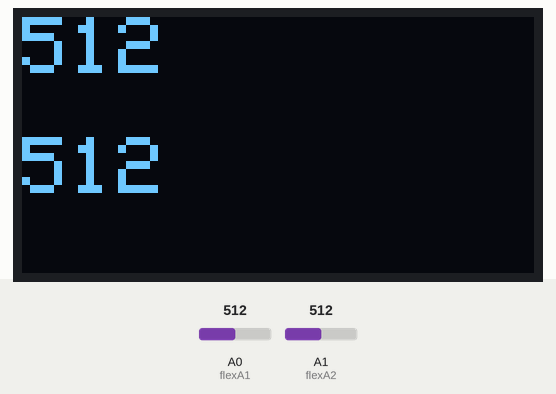
Simulated run of this sketch. Board: Arduino Uno, built with avr-gcc and run on an emulated ATmega328P. Shown: 128×64 one-colour display. Inputs (shaded band) come from the test bench; at power-on: A0 (flexA1) = 512, A1 (flexA2) = 512. No radio packets arrive unless stated; what the sketch prints to the serial monitor is not drawn.

Above: at 7.3 s.
7.4 s: A0 (flexA1) set to 984
At 8.0 s:
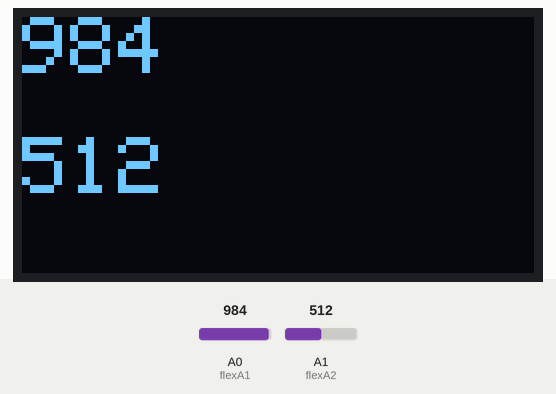
8.9 s: A0 (flexA1) set to 1010
At 9.7 s:
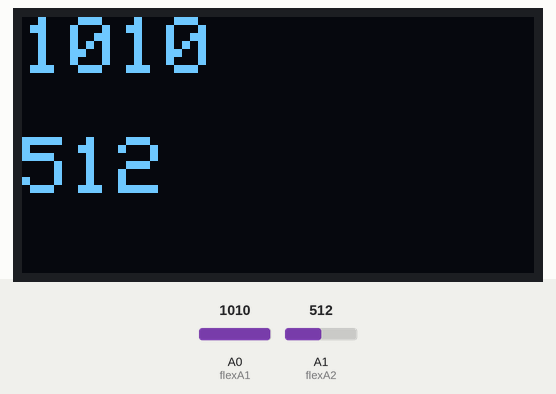
10.4 s: A1 (flexA2) set to 106
At 11.1 s:
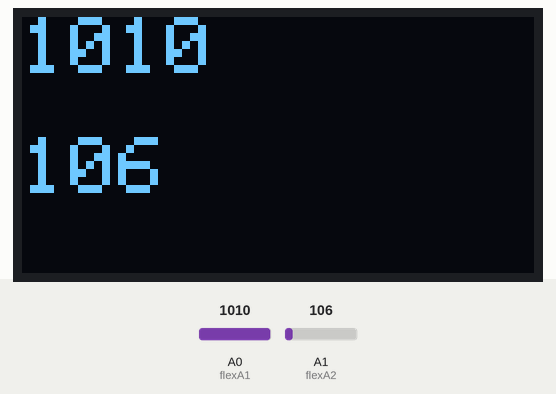
11.9 s: A1 (flexA2) set to 93
At 12.5 s:
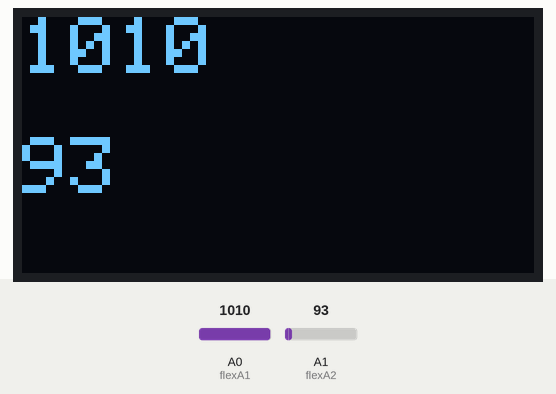
13.4 s: A1 (flexA2) set to 11
At 14.3 s:
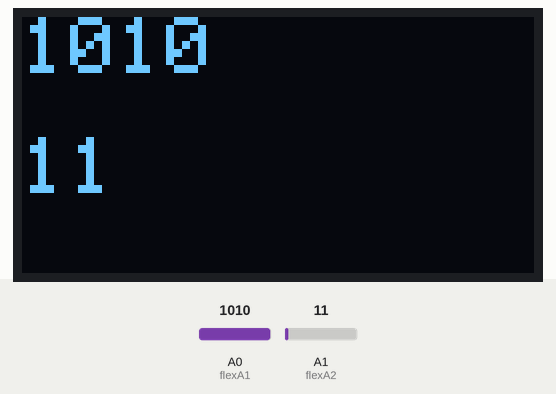
14.9 s: A1 (flexA2) set to 8
At 16.0 s:
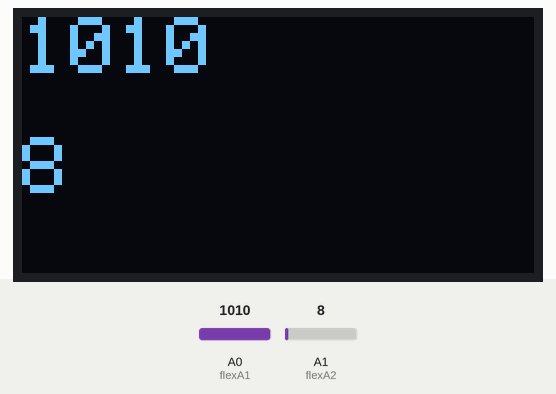
Timing chart, 0 to 17.4 s (numbered marks = the images above; inputs shaded):
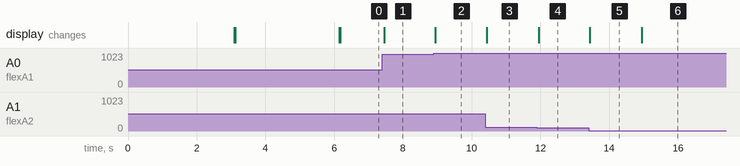

The sketch:

anorak_V.4.2.ino
```cpp
//anorak edit by Varis Vipavanich date 5/28/2022#include <SPI.h>
#include <Wire.h>
#include <Adafruit_GFX.h>
#include <Adafruit_SSD1306.h>
#include <SPI.h>
#include <nRF24L01.h>
#include <RF24.h>
RF24 radio(7, 8); // CE, CSN
const byte address[6] = "00001";     //Byte of array representing the address. This is the address where we will send the data. This should be same on the receiving side.

#define SCREEN_WIDTH 128 // pixel ความกว้าง
#define SCREEN_HEIGHT 64 // pixel ความสูง

// กำหนดขาต่อ I2C กับจอ OLED
#define OLED_RESET     -1 //ขา reset เป็น -1 ถ้าใช้ร่วมกับขา Arduino reset
Adafruit_SSD1306 OLED(SCREEN_WIDTH, SCREEN_HEIGHT, &Wire, OLED_RESET);
float flexA1 = A0;
float flexA2 = A1;
// 'a-simple-spine-logo-or-icon-design-vector1', 128x64px
const unsigned char epd_bitmap_a_simple_spine_logo_or_icon_design_vector1 [] PROGMEM = {
  0x00, 0x00, 0x00, 0x00, 0x00, 0x00, 0x00, 0x00, 0x00, 0x00, 0x00, 0x00, 0x00, 0x00, 0x00, 0x00,
  0x00, 0x00, 0x00, 0x00, 0x00, 0x00, 0x00, 0x00, 0x00, 0x00, 0x00, 0x00, 0x00, 0x00, 0x00, 0x00,
  0x00, 0x00, 0x00, 0x00, 0x00, 0x00, 0x00, 0x00, 0x00, 0x00, 0x00, 0x00, 0x00, 0x00, 0x00, 0x00,
  0x00, 0x00, 0x00, 0x00, 0x00, 0x00, 0x00, 0x00, 0x00, 0x00, 0x00, 0x00, 0x00, 0x00, 0x00, 0x00,
  0x00, 0x00, 0x00, 0x00, 0x00, 0x00, 0x00, 0x00, 0x00, 0x00, 0x00, 0x00, 0x00, 0x00, 0x00, 0x00,
  0x00, 0x00, 0x00, 0x00, 0x00, 0x00, 0x00, 0x00, 0x00, 0x00, 0x00, 0x00, 0x00, 0x00, 0x00, 0x00,
  0x00, 0x00, 0x00, 0x00, 0x00, 0x00, 0x00, 0x00, 0x00, 0x00, 0x00, 0x00, 0x00, 0x00, 0x00, 0x00,
  0x00, 0x00, 0x00, 0x00, 0x00, 0x00, 0x00, 0x00, 0x38, 0x00, 0x00, 0x00, 0x00, 0x00, 0x00, 0x00,
  0x00, 0x00, 0x00, 0x00, 0x00, 0x00, 0x00, 0x00, 0x00, 0x00, 0x00, 0x00, 0x00, 0x00, 0x00, 0x00,
  0x00, 0x00, 0x00, 0x00, 0x00, 0x00, 0x00, 0x00, 0x00, 0x00, 0x00, 0x00, 0x00, 0x00, 0x00, 0x00,
  0x00, 0x00, 0x00, 0x00, 0x00, 0x00, 0x00, 0x01, 0xe0, 0x00, 0x00, 0x00, 0x00, 0x00, 0x00, 0x00,
  0x00, 0x00, 0x00, 0x00, 0x00, 0x00, 0x00, 0x00, 0x00, 0x00, 0x00, 0x00, 0x00, 0x00, 0x00, 0x00,
  0x00, 0x00, 0x00, 0x00, 0x00, 0x00, 0x00, 0x00, 0x00, 0x00, 0x00, 0x00, 0x00, 0x00, 0x00, 0x00,
  0x00, 0x00, 0x00, 0x00, 0x00, 0x00, 0x00, 0x07, 0x80, 0x00, 0x00, 0x00, 0x00, 0x00, 0x00, 0x00,
  0x00, 0x00, 0x00, 0x00, 0x00, 0x00, 0x00, 0x07, 0x80, 0x00, 0x00, 0x00, 0x00, 0x00, 0x00, 0x00,
  0x00, 0x00, 0x00, 0x00, 0x00, 0x00, 0x00, 0x00, 0x00, 0x00, 0x00, 0x00, 0x00, 0x00, 0x00, 0x00,
  0x00, 0x00, 0x00, 0x00, 0x00, 0x00, 0x00, 0x00, 0x00, 0x00, 0x00, 0x00, 0x00, 0x00, 0x00, 0x00,
  0x00, 0x00, 0x00, 0x00, 0x00, 0x00, 0x00, 0x0f, 0x00, 0x00, 0x00, 0x00, 0x00, 0x00, 0x00, 0x00,
  0x00, 0x00, 0x00, 0x00, 0x00, 0x00, 0x00, 0x0f, 0x80, 0x00, 0x00, 0x00, 0x00, 0x00, 0x00, 0x00,
  0x00, 0x00, 0x00, 0x00, 0x00, 0x00, 0x00, 0x00, 0x00, 0x00, 0x00, 0x00, 0x00, 0x00, 0x00, 0x00,
  0x00, 0x00, 0x00, 0x00, 0x00, 0x00, 0x00, 0x00, 0x00, 0x00, 0x00, 0x00, 0x00, 0x00, 0x00, 0x00,
  0x00, 0x00, 0x00, 0x00, 0x00, 0x00, 0x00, 0x1f, 0x00, 0x00, 0x00, 0x00, 0x00, 0x00, 0x00, 0x00,
  0x00, 0x00, 0x00, 0x00, 0x00, 0x00, 0x00, 0x1f, 0x80, 0x00, 0x00, 0x00, 0x00, 0x00, 0x00, 0x00,
  0x00, 0x00, 0x00, 0x00, 0x00, 0x00, 0x00, 0x0f, 0x00, 0x00, 0x00, 0x00, 0x00, 0x00, 0x00, 0x00,
  0x00, 0x00, 0x00, 0x00, 0x00, 0x00, 0x00, 0x00, 0x00, 0x00, 0x00, 0x00, 0x00, 0x00, 0x00, 0x00,
  0x00, 0x00, 0x00, 0x00, 0x00, 0x00, 0x00, 0x0f, 0x80, 0x00, 0x00, 0x00, 0x00, 0x00, 0x00, 0x00,
  0x00, 0x00, 0x00, 0x00, 0x00, 0x00, 0x00, 0x1f, 0xc0, 0x00, 0x00, 0x00, 0x00, 0x00, 0x00, 0x00,
  0x00, 0x00, 0x00, 0x00, 0x00, 0x00, 0x00, 0x1f, 0xc0, 0x00, 0x00, 0x00, 0x00, 0x00, 0x00, 0x00,
  0x00, 0x00, 0x00, 0x00, 0x00, 0x00, 0x00, 0x0f, 0x80, 0x00, 0x00, 0x00, 0x00, 0x00, 0x00, 0x00,
  0x00, 0x00, 0x00, 0x00, 0x00, 0x00, 0x00, 0x00, 0x00, 0x00, 0x00, 0x00, 0x00, 0x00, 0x00, 0x00,
  0x00, 0x00, 0x00, 0x00, 0x00, 0x00, 0x00, 0x03, 0xf0, 0x00, 0x00, 0x00, 0x00, 0x00, 0x00, 0x00,
  0x00, 0x00, 0x00, 0x00, 0x00, 0x00, 0x00, 0x07, 0xf0, 0x00, 0x00, 0x00, 0x00, 0x00, 0x00, 0x00,
  0x00, 0x00, 0x00, 0x00, 0x00, 0x00, 0x00, 0x07, 0xf0, 0x00, 0x00, 0x00, 0x00, 0x00, 0x00, 0x00,
  0x00, 0x00, 0x00, 0x00, 0x00, 0x00, 0x00, 0x00, 0x00, 0x00, 0x00, 0x00, 0x00, 0x00, 0x00, 0x00,
  0x00, 0x00, 0x00, 0x00, 0x00, 0x00, 0x00, 0x00, 0x00, 0x00, 0x00, 0x00, 0x00, 0x00, 0x00, 0x00,
  0x00, 0x00, 0x00, 0x00, 0x00, 0x00, 0x00, 0x00, 0xfc, 0x00, 0x00, 0x00, 0x00, 0x00, 0x00, 0x00,
  0x00, 0x00, 0x00, 0x00, 0x00, 0x00, 0x00, 0x00, 0xfc, 0x00, 0x00, 0x00, 0x00, 0x00, 0x00, 0x00,
  0x00, 0x00, 0x00, 0x00, 0x00, 0x00, 0x00, 0x00, 0xfc, 0x00, 0x00, 0x00, 0x00, 0x00, 0x00, 0x00,
  0x00, 0x00, 0x00, 0x00, 0x00, 0x00, 0x00, 0x00, 0x00, 0x00, 0x00, 0x00, 0x00, 0x00, 0x00, 0x00,
  0x00, 0x00, 0x00, 0x00, 0x00, 0x00, 0x00, 0x00, 0x00, 0x00, 0x00, 0x00, 0x00, 0x00, 0x00, 0x00,
  0x00, 0x00, 0x00, 0x00, 0x00, 0x00, 0x00, 0x00, 0x7e, 0x00, 0x00, 0x00, 0x00, 0x00, 0x00, 0x00,
  0x00, 0x00, 0x00, 0x00, 0x00, 0x00, 0x00, 0x00, 0x7e, 0x00, 0x00, 0x00, 0x00, 0x00, 0x00, 0x00,
  0x00, 0x00, 0x00, 0x00, 0x00, 0x00, 0x00, 0x00, 0x7c, 0x00, 0x00, 0x00, 0x00, 0x00, 0x00, 0x00,
  0x00, 0x00, 0x00, 0x00, 0x00, 0x00, 0x00, 0x00, 0x00, 0x00, 0x00, 0x00, 0x00, 0x00, 0x00, 0x00,
  0x00, 0x00, 0x00, 0x00, 0x00, 0x00, 0x00, 0x00, 0x78, 0x00, 0x00, 0x00, 0x00, 0x00, 0x00, 0x00,
  0x00, 0x00, 0x00, 0x00, 0x00, 0x00, 0x00, 0x00, 0x7c, 0x00, 0x00, 0x00, 0x00, 0x00, 0x00, 0x00,
  0x00, 0x00, 0x00, 0x00, 0x00, 0x00, 0x00, 0x00, 0x78, 0x00, 0x00, 0x00, 0x00, 0x00, 0x00, 0x00,
  0x00, 0x00, 0x00, 0x00, 0x00, 0x00, 0x00, 0x00, 0x00, 0x00, 0x00, 0x00, 0x00, 0x00, 0x00, 0x00,
  0x00, 0x00, 0x00, 0x00, 0x00, 0x00, 0x00, 0x00, 0xf0, 0x00, 0x00, 0x00, 0x00, 0x00, 0x00, 0x00,
  0x00, 0x00, 0x00, 0x00, 0x00, 0x00, 0x00, 0x00, 0xf0, 0x00, 0x00, 0x00, 0x00, 0x00, 0x00, 0x00,
  0x00, 0x00, 0x00, 0x00, 0x00, 0x00, 0x00, 0x00, 0x00, 0x00, 0x00, 0x00, 0x00, 0x00, 0x00, 0x00,
  0x00, 0x00, 0x00, 0x00, 0x00, 0x00, 0x00, 0x00, 0x00, 0x00, 0x00, 0x00, 0x00, 0x00, 0x00, 0x00,
  0x00, 0x00, 0x00, 0x00, 0x00, 0x00, 0x00, 0x03, 0xc0, 0x00, 0x00, 0x00, 0x00, 0x00, 0x00, 0x00,
  0x00, 0x00, 0x00, 0x00, 0x00, 0x00, 0x00, 0x01, 0xc0, 0x00, 0x00, 0x00, 0x00, 0x00, 0x00, 0x00,
  0x00, 0x00, 0x00, 0x00, 0x00, 0x00, 0x00, 0x00, 0x00, 0x00, 0x00, 0x00, 0x00, 0x00, 0x00, 0x00,
  0x00, 0x00, 0x00, 0x00, 0x00, 0x00, 0x00, 0x0e, 0x00, 0x00, 0x00, 0x00, 0x00, 0x00, 0x00, 0x00,
  0x00, 0x00, 0x00, 0x00, 0x00, 0x00, 0x00, 0x06, 0x00, 0x00, 0x00, 0x00, 0x00, 0x00, 0x00, 0x00,
  0x00, 0x00, 0x00, 0x00, 0x00, 0x00, 0x00, 0x00, 0x00, 0x00, 0x00, 0x00, 0x00, 0x00, 0x00, 0x00,
  0x00, 0x00, 0x00, 0x00, 0x00, 0x00, 0x00, 0x00, 0x00, 0x00, 0x00, 0x00, 0x00, 0x00, 0x00, 0x00,
  0x00, 0x00, 0x00, 0x00, 0x00, 0x00, 0x00, 0x00, 0x00, 0x00, 0x00, 0x00, 0x00, 0x00, 0x00, 0x00,
  0x00, 0x00, 0x00, 0x00, 0x00, 0x00, 0x00, 0x00, 0x00, 0x00, 0x00, 0x00, 0x00, 0x00, 0x00, 0x00,
  0x00, 0x00, 0x00, 0x00, 0x00, 0x00, 0x00, 0x00, 0x00, 0x00, 0x00, 0x00, 0x00, 0x00, 0x00, 0x00,
  0x00, 0x00, 0x00, 0x00, 0x00, 0x00, 0x00, 0x00, 0x00, 0x00, 0x00, 0x00, 0x00, 0x00, 0x00, 0x00,
  0x00, 0x00, 0x00, 0x00, 0x00, 0x00, 0x00, 0x00, 0x00, 0x00, 0x00, 0x00, 0x00, 0x00, 0x00, 0x00
};

// Array of all bitmaps for convenience. (Total bytes used to store images in PROGMEM = 1040)
const int epd_bitmap_allArray_LEN = 1;
const unsigned char* epd_bitmap_allArray[1] = {
  epd_bitmap_a_simple_spine_logo_or_icon_design_vector1
};


void setup() {
  radio.begin();                  //Starting the Wireless communication
  radio.openWritingPipe(address); //Setting the address where we will send the data
  radio.setPALevel(RF24_PA_MIN);  //You can set it as minimum or maximum depending on the distance between the transmitter and receiver.
  radio.stopListening();          //This sets the module as transmitter

  Serial.begin(9600);
  if (!OLED.begin(SSD1306_SWITCHCAPVCC, 0x3C)) { // สั่งให้จอ OLED เริ่มทำงานที่ Address 0x3C
    Serial.println("SSD1306 allocation failed");
  } else {
    Serial.println("ArdinoAll OLED Start Work !!!");
  }
  pinMode(flexA1, INPUT);
  pinMode(flexA2, INPUT);
  // Display bitmap
  OLED.clearDisplay(); // ลบภาพในหน้าจอทั้งหมด
  OLED.drawBitmap(0, 0,  epd_bitmap_a_simple_spine_logo_or_icon_design_vector1, 128, 64, WHITE);
  OLED.display();
  delay(3000);
  OLED.clearDisplay(); // ลบภาพในหน้าจอทั้งหมด
  OLED.display(); // สั่งให้จอแสดงผล
  OLED.clearDisplay(); // ลบภาพในหน้าจอทั้งหมด
  OLED.setTextColor(WHITE, BLACK);  //กำหนดข้อความสีขาว ฉากหลังสีดำ
  OLED.setCursor(0, 0); // กำหนดตำแหน่ง x,y ที่จะแสดงผล
  OLED.setTextSize(2); // กำหนดขนาดตัวอักษร
  OLED.println("ANORAK"); // แสดงผลข้อความ ALL

  OLED.setTextSize(1);
  OLED.print("VER4.1");
  OLED.println(" All");


  OLED.display(); // สั่งให้จอแสดงผล
  delay(3000);
  OLED.clearDisplay(); // ลบภาพในหน้าจอทั้งหมด
  OLED.display(); // สั่งให้จอแสดงผล
  Serial.println("table of Flex Sensor");
  Serial.println("FlexA                    flexB");

}

void loop() {
  int flex1 = map(analogRead(flexA1), 700, 900, 0, 255);
  int flex2 = map(analogRead(flexA2), 700, 900, 0, 255);
  //  float flexA1D = flex1;
  //  float flexA2D = flex2;
  //  radio.write(&flexA2D, sizeof(flexA2D));
  //  radio.write(&flexA1D, sizeof(flexA1D));
  OLED.clearDisplay(); // ลบภาพในหน้าจอทั้งหมด
  OLED.setTextColor(WHITE, BLACK);  //กำหนดข้อความสีขาว ฉากหลังสีดำ
  OLED.setCursor(0, 0); // กำหนดตำแหน่ง x,y ที่จะแสดงผล
  OLED.setTextSize(2); // กำหนดขนาดตัวอักษร
  OLED.println(analogRead(flexA1)); // แสดงผลข้อความ ALL
  OLED.setCursor(0, 30); // กำหนดตำแหน่ง x,y ที่จะแสดงผล
  OLED.setTextSize(2); // กำหนดขนาดตัวอักษร
  OLED.println(analogRead(flexA2)); // แสดงผลข้อความ ALL
  OLED.display(); // สั่งให้จอแสดงผล
  Serial.print(analogRead(flexA1));
  Serial.print("                    ");
  Serial.print(analogRead(flexA2));
  Serial.println();

}
```

Measured:
- after the input at 7.4 s, the display: changes after 0.05 s (image 1)
- after the input at 8.9 s, the display: changes at once (image 2)
- after the input at 10.4 s, the display: changes at once (image 3)
- after the input at 11.9 s, the display: changes after 0.05 s (image 4)
- after the input at 13.4 s, the display: changes at once (image 5)
- after the input at 14.9 s, the display: changes after 0.05 s (image 6)
